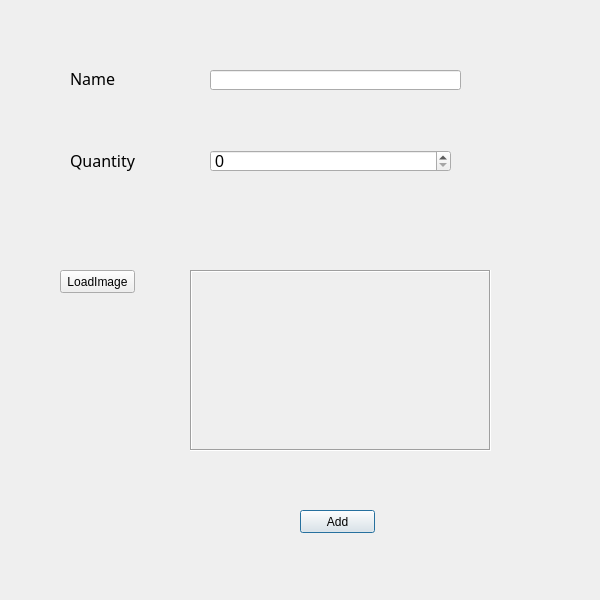
<?xml version="1.0" encoding="UTF-8"?>
<ui version="4.0">
 <class>AddItemDialog</class>
 <widget class="QDialog" name="AddItemDialog">
  <property name="geometry">
   <rect>
    <x>0</x>
    <y>0</y>
    <width>600</width>
    <height>600</height>
   </rect>
  </property>
  <property name="maximumSize">
   <size>
    <width>16777215</width>
    <height>16777215</height>
   </size>
  </property>
  <property name="windowTitle">
   <string>Dialog</string>
  </property>
  <widget class="QLabel" name="label">
   <property name="geometry">
    <rect>
     <x>70</x>
     <y>70</y>
     <width>71</width>
     <height>16</height>
    </rect>
   </property>
   <property name="font">
    <font>
     <family>Montserrat</family>
     <pointsize>12</pointsize>
    </font>
   </property>
   <property name="text">
    <string>Name</string>
   </property>
  </widget>
  <widget class="QLabel" name="label_2">
   <property name="geometry">
    <rect>
     <x>70</x>
     <y>150</y>
     <width>101</width>
     <height>21</height>
    </rect>
   </property>
   <property name="font">
    <font>
     <family>Montserrat</family>
     <pointsize>12</pointsize>
    </font>
   </property>
   <property name="text">
    <string>Quantity</string>
   </property>
  </widget>
  <widget class="QSpinBox" name="addspinBox">
   <property name="geometry">
    <rect>
     <x>210</x>
     <y>150</y>
     <width>241</width>
     <height>22</height>
    </rect>
   </property>
   <property name="font">
    <font>
     <pointsize>12</pointsize>
    </font>
   </property>
  </widget>
  <widget class="QLabel" name="AddImage">
   <property name="geometry">
    <rect>
     <x>190</x>
     <y>270</y>
     <width>301</width>
     <height>181</height>
    </rect>
   </property>
   <property name="frameShape">
    <enum>QFrame::Box</enum>
   </property>
   <property name="frameShadow">
    <enum>QFrame::Sunken</enum>
   </property>
   <property name="text">
    <string/>
   </property>
  </widget>
  <widget class="QPushButton" name="addbutton">
   <property name="geometry">
    <rect>
     <x>300</x>
     <y>510</y>
     <width>75</width>
     <height>23</height>
    </rect>
   </property>
   <property name="text">
    <string>Add</string>
   </property>
  </widget>
  <widget class="QPushButton" name="loadimage">
   <property name="geometry">
    <rect>
     <x>60</x>
     <y>270</y>
     <width>75</width>
     <height>23</height>
    </rect>
   </property>
   <property name="text">
    <string>LoadImage</string>
   </property>
  </widget>
  <widget class="QLineEdit" name="txtName">
   <property name="geometry">
    <rect>
     <x>210</x>
     <y>70</y>
     <width>251</width>
     <height>20</height>
    </rect>
   </property>
  </widget>
 </widget>
 <resources/>
 <connections/>
</ui>
